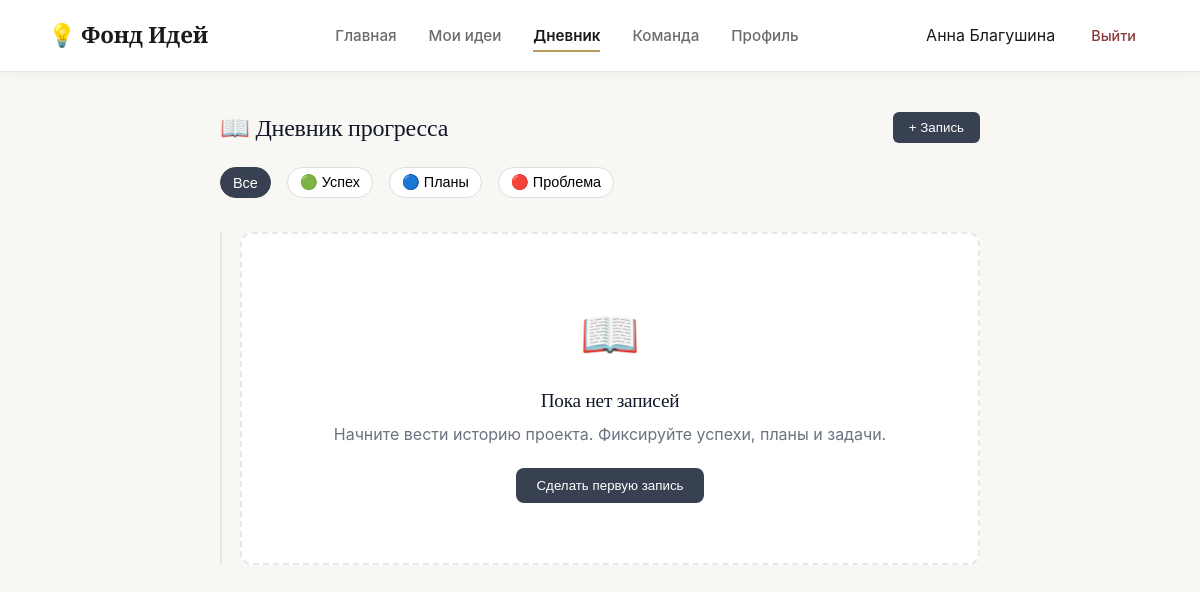
/diary (signed in), run on an earlier commit of the app's database.
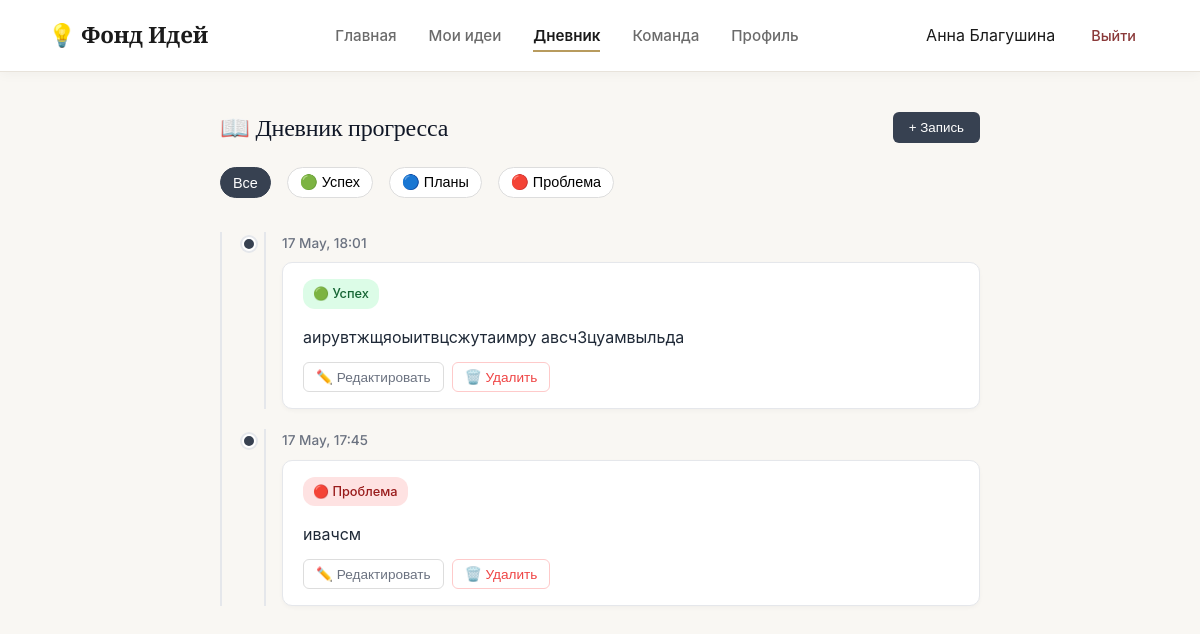
And on a later commit of the database.
### data/models.py (models this page shows, shortened)
class User(db.Model):
    id = db.Column(db.Integer, primary_key=True)
    username = db.Column(db.String(80), nullable=False)
    email = db.Column(db.String(120), unique=True, nullable=False)
    password_hash = db.Column(db.String(256))
    bio = db.Column(db.Text, default="")
    about_me = db.Column(db.Text, default="")
    city = db.Column(db.String(100), default="Москва, Россия")
    joined_year = db.Column(db.String(10), default="2026")
    is_email_visible = db.Column(db.Boolean, default=True)
    is_city_visible = db.Column(db.Boolean, default=True)
    is_photo_visible = db.Column(db.Boolean, default=True)
    is_skills_visible = db.Column(db.Boolean, default=True)
    is_description_visible = db.Column(db.Boolean, default=True)
    is_ideas_visible = db.Column(db.Boolean, default=True)
    is_team_visible = db.Column(db.Boolean, default=True)
    ideas = db.relationship('Idea', backref='author', lazy=True)
    diary_entries = db.relationship('DiaryEntry', backref='owner', lazy=True)
    skills = db.relationship('Skill', backref='owner_skill', lazy=True)

class DiaryEntry(db.Model):
    id = db.Column(db.Integer, primary_key=True)
    user_id = db.Column(db.Integer, db.ForeignKey('user.id'), nullable=False)
    text = db.Column(db.Text, nullable=False)
    tag = db.Column(db.String(50))
    date = db.Column(db.String(50))

### app.py (the view, shortened to what this page needs)
@app.route('/diary', methods=['GET', 'POST'])
def diary():
    user = get_current_user()
    if not user: return redirect(url_for('index'))
    entries = DiaryEntry.query.filter_by(user_id=user.id).order_by(DiaryEntry.id.desc()).all()
    return render_template('diary.html', username=user.username, entries=entries)

### app.py (called while the page is built)
def get_current_user():
    if 'user_id' in session:
        return User.query.get(session['user_id'])
    return None

### templates/diary.html (shortened to what this page needs)
<!DOCTYPE html>
<html lang="ru">
<head>
    <link rel="stylesheet" href="{{ url_for('static', filename='css/styles.css') }}">
    <link rel="stylesheet" href="{{ url_for('static', filename='css/diary.css') }}">
</head>
<body class="dash-body">
    <nav class="navbar">
        <div class="nav-brand">💡 Фонд Идей</div>
        <div class="nav-links">
            <a href="{{ url_for('dashboard') }}">Главная</a>
            <a href="{{ url_for('ideas') }}">Мои идеи</a>
            <a href="{{ url_for('diary') }}" class="active">Дневник</a>
            <a href="{{ url_for('team') }}">Команда</a>
            <a href="{{ url_for('profile') }}">Профиль</a>
        </div>
        <div class="nav-user">
            <span>{{ username }}</span>
            <a href="{{ url_for('logout') }}" class="btn-logout">Выйти</a>
        </div>
    </nav>
    <main class="diary-main" style="max-width: 800px; margin: 0 auto; padding: 40px 20px;">
        <div class="diary-header" style="display: flex; justify-content: space-between; align-items: center; margin-bottom: 24px;">
            <h1 style="font-size: 1.5rem; color: #111827;">📖 Дневник прогресса</h1>
            <button class="btn-add" id="toggleFormBtn" style="padding: 8px 16px; background: #374151; color: white; border: none; border-radius: 6px; cursor: pointer;">+ Запись</button>
        </div>
        <div class="diary-filters" style="margin-bottom: 24px; display: flex; flex-wrap: wrap; gap: 8px;">
            <button class="filter-btn active" data-filter="all">Все</button>
            <button class="filter-btn" data-filter="success">🟢 Успех</button>
            <button class="filter-btn" data-filter="plan">🔵 Планы</button>
            <button class="filter-btn" data-filter="issue">🔴 Проблема</button>
        </div>
        <div class="timeline" id="timeline">
            {% if entries %}
                {% for entry in entries %}
                <div class="timeline-item" data-tag="{{ entry.tag }}">
                    <div class="timeline-date" style="font-size: 0.85rem; color: #6b7280; margin-bottom: 8px;">{{ entry.date }}</div>
                    <div class="timeline-content">
                        <span class="tag-badge tag-{{ entry.tag }}">
                            {% if entry.tag == 'success' %}🟢 Успех
                            {% elif entry.tag == 'plan' %}🔵 Планы
                            {% else %}🔴 Проблема{% endif %}
                        </span>
                        <p style="white-space: pre-wrap; line-height: 1.6; color: #1f2937; margin: 8px 0;">{{ entry.text }}</p>
                        <div class="item-actions">
                            <button class="action-btn-small" onclick="openEditModal({{ entry.id }}, '{{ entry.text | replace("'", "\\'") }}', '{{ entry.tag }}')">✏️ Редактировать</button>
                            <button class="action-btn-small delete" onclick="deleteEntry({{ entry.id }})">🗑️ Удалить</button>
                        </div>
                    </div>
                </div>
                {% endfor %}
            {% else %}
                <div class="empty-state">
                    <div class="empty-icon">📖</div>
                    <h3>Пока нет записей</h3>
                    <p>Начните вести историю проекта. Фиксируйте успехи, планы и задачи.</p>
                    <button class="btn-add" onclick="document.getElementById('toggleFormBtn').click()">Сделать первую запись</button>
                </div>
            {% endif %}
        </div>
    </main>
</body>
</html>

### static/css/styles.css (style rules this page uses)
:root { --bg-paper: #F9F7F3; --bg-white: #FFFFFF; --bg-edge: #F1EDE6; --text-ink: #1A1A1A; --text-pencil: #6B6B6B; --text-light: #9CA3AF; --accent-binding: #8B3A3A; --accent-binding-hover: #6B2D2D; --accent-foil: #B89B5E; --accent-foil-light: #D4C5A3; --border-paper: #E8E3DB; --border-dark: #D4CFC5; --shadow-soft: 0 4px 20px rgba(26, 26, 26, 0.06); --shadow-medium: 0 8px 30px rgba(26, 26, 26, 0.08); --shadow-card: 0 2px 12px rgba(26, 26, 26, 0.04); --radius-sm: 8px; --radius-md: 12px; --radius-lg: 16px; --ease-smooth: cubic-bezier(0.25, 0.1, 0.25, 1); --transition-base: all 0.3s var(--ease-smooth); }
* { margin: 0; padding: 0; box-sizing: border-box; }
body { font-family: 'Inter', -apple-system, BlinkMacSystemFont, 'Segoe UI', sans-serif; background: var(--bg-paper); color: var(--text-ink); line-height: 1.65; -webkit-font-smoothing: antialiased; -moz-osx-font-smoothing: grayscale; }
h1, h2, h3, h4, h5, h6 { font-family: 'Cormorant Garamond', Georgia, serif; font-weight: 500; line-height: 1.25; letter-spacing: -0.01em; color: var(--text-ink); }
.navbar { height: 72px; padding: 0 48px; background: var(--bg-white); display: flex; align-items: center; justify-content: space-between; border-bottom: 1px solid var(--border-paper); box-shadow: var(--shadow-card); position: sticky; top: 0; z-index: 100; }
.nav-brand { font-family: 'Cormorant Garamond', serif; font-weight: 600; font-size: 1.4rem; color: var(--text-ink); letter-spacing: -0.01em; }
.nav-links { display: flex; gap: 32px; }
.nav-links a { text-decoration: none; color: var(--text-pencil); font-weight: 500; font-size: 0.95rem; transition: var(--transition-base); position: relative; padding: 4px 0; }
.nav-links a::after { content: ''; position: absolute; bottom: 0; left: 0; width: 0; height: 2px; background: var(--accent-foil); transition: width 0.3s var(--ease-smooth); }
.nav-links a.active, .nav-links a:hover { color: var(--text-ink); font-weight: 600; }
.nav-links a.active::after, .nav-links a:hover::after { width: 100%; }
.nav-user { display: flex; align-items: center; gap: 20px; }
.btn-logout { color: var(--accent-binding); text-decoration: none; font-weight: 500; font-size: 0.9rem; transition: var(--transition-base); padding: 8px 16px; border-radius: var(--radius-sm); }

What changed in the data, as far as the page shows it:
added DiaryEntry: date "17 May, 18:01", tag "🟢 Успех", text "аирувтжщяоыитвцсжутаимру авсч3цуамвыльда"
added DiaryEntry: date "17 May, 17:45", tag "🔴 Проблема", text "ивачсм"
Also different on the page:
text no longer shown: "📖 Пока нет записей Начните вести историю проекта. Фиксируйте успехи, планы и задачи. Сделать первую запись"
